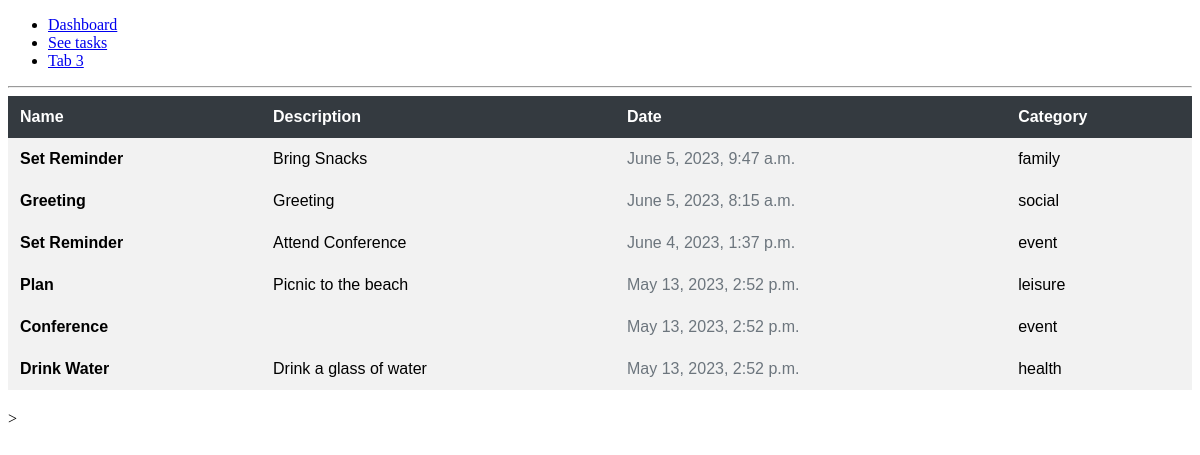
Page /tab1/ on the earlier database version.
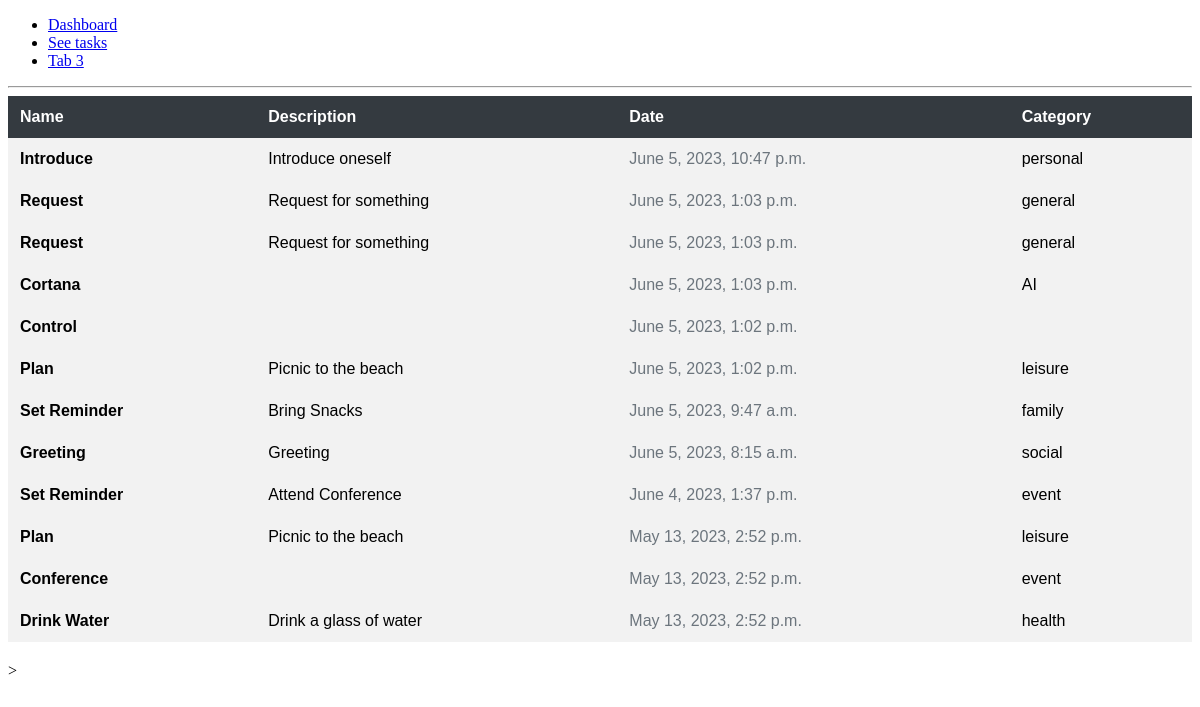
Same page on the later database version.
### base/models.py (models this page shows)
class Task(models.Model):
    name = models.CharField(max_length=200)
    desc = models.TextField(null=True, blank=True)
    date = models.DateTimeField(
        auto_now_add=True, null=True)
    category = models.CharField(max_length=200, null=True)
    class Meta:
        ordering = ['-date']
    def __str__(self):
        return self.name

### base/views.py (the view)
# urls.py: path('tab1/', views.tab1, name="Organize"),
def tab1(request):
    tasks = Task.objects.all()
    context = {'tasks': tasks}
    print(tasks)
    return render(request, 'base/tab1.html', context)

### base/templates/base/tab1.html
{% extends 'main.html' %}
{% block content %}
  <div style="overflow-x:auto;">
    <table style="font-family: Arial, sans-serif; border-collapse: collapse; width: 100%; margin-bottom: 20px;">
      <thead>
        <tr style="background-color: #343a40; color: #fff;">
          <th style="padding: 12px; text-align: left;">Name</th>
          <th style="padding: 12px; text-align: left;">Description</th>
          <th style="padding: 12px; text-align: left;">Date</th>
          <th style="padding: 12px; text-align: left;">Category</th>
        </tr>
      </thead>
      <tbody>
      {% for task in tasks %}
        <tr style="background-color: #f2f2f2;">
          <td style="padding: 12px; text-align: left; font-weight: bold;">{{ task.name }}</td>
          <td style="padding: 12px; text-align: left;">{{ task.desc }}</td>
          <td style="padding: 12px; text-align: left; color: #6c757d;">{{ task.date }}</td>
          <td style="padding: 12px; text-align: left;">{{ task.category }}</td>
        </tr>
      {% endfor %}
      </tbody>
    </table>
  </div>
{% endblock %}

### templates/main.html (shortened to what this page needs)
<!DOCTYPE html>
<html>
<head>
    <link rel="stylesheet" href="https://cdnjs.cloudflare.com/ajax/libs/font-awesome/6.0.0-beta3/css/all.min.css">
</head>
<body>
    {% include 'navbar.html'  %}
    {%  block content  %}
    {%  endblock %}
</body>
</html>>

### templates/navbar.html
<nav>
    <ul>
      <li><a href="/">Dashboard</a></li>
      <li><a href="/tab1/">See tasks</a></li>
      <li><a href="/tab3/">Tab 3</a></li>
    </ul>
  </nav>
<hr>

Differences in the rows shown:
added Task: name "Introduce", desc "Introduce oneself", date "June 5, 2023, 10:47 p.m.", category "personal"
added Task: name "Request", desc "Request for something", date "June 5, 2023, 1:03 p.m.", category "general"
added Task: name "Request", desc "Request for something", date "June 5, 2023, 1:03 p.m.", category "general"
added Task: name "Cortana", date "June 5, 2023, 1:03 p.m.", category "AI"
added Task: name "Control", date "June 5, 2023, 1:02 p.m."
added Task: name "Plan", desc "Picnic to the beach", date "June 5, 2023, 1:02 p.m.", category "leisure"
